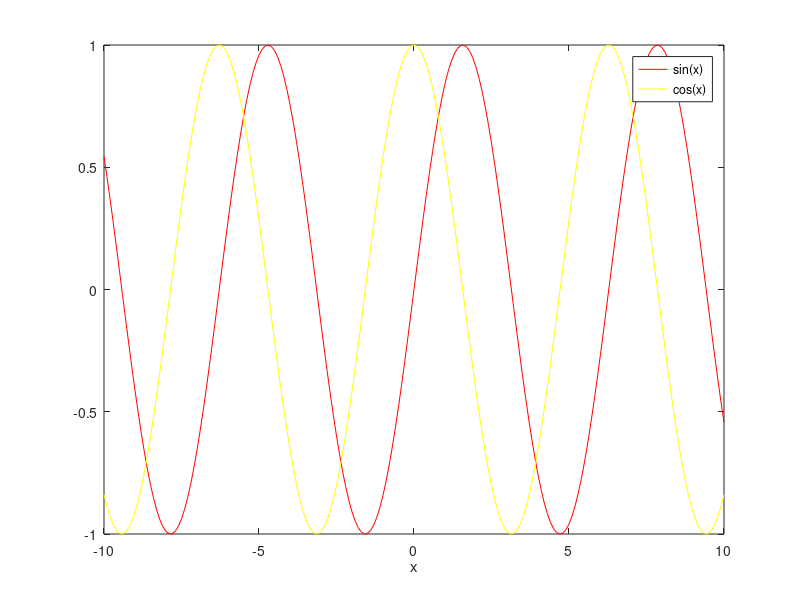

MATLAB code for this plot:
% plot sine and cosine curve

x=-10:0.1:10;
plot(x,sin(x),'r');
hold on;
plot(x,cos(x),'y');
xlabel('x');
legend('sin(x)', 'cos(x)');